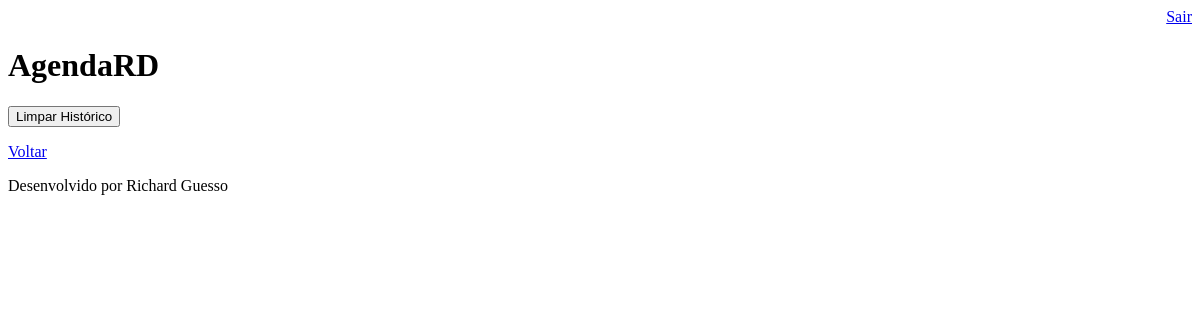
Page /agenda/historico/ (signed in) on the earlier database version.
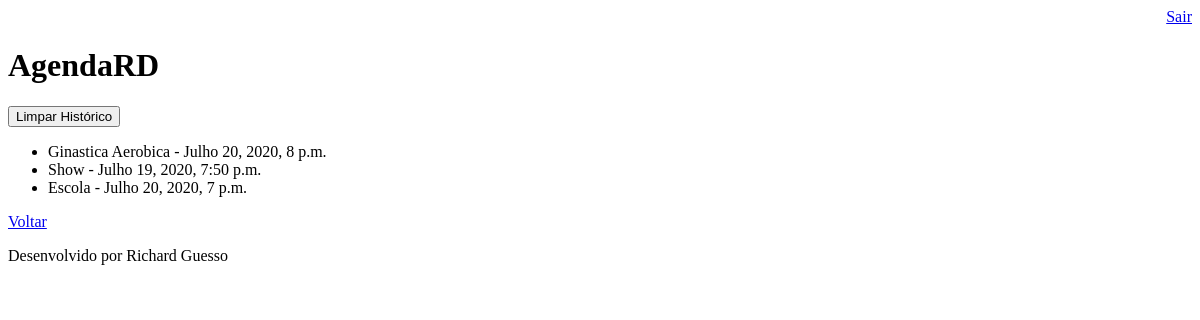
Same page on the later database version.
### core/models.py (models this page shows, shortened)
class Evento(models.Model):
    titulo = models.CharField(max_length=100)
    descricao = models.TextField(blank=True, null=True)
    data_evento = models.DateTimeField(verbose_name='Data do Evento')
    data_criacao = models.DateTimeField(auto_now=True)
    usuario = models.ForeignKey(User, on_delete=models.CASCADE)
    local = models.CharField(max_length=150, blank=True, null=True)
    class Meta:
        db_table = 'evento'

### core/views.py (the view)
# urls.py: path('agenda/historico/', views.historico),
@login_required(login_url='/login/')
def historico(request):
    usuario = request.user
    data_atual = datetime.now() - timedelta(hours=1)
    evento = Evento.objects.filter(usuario=usuario,
                                   data_evento__lt=data_atual)
    dados = {'eventos': evento}
    return render(request ,'historico.html', dados)

### templates/historico.html
{% extends "model-page.html" %}
{% block content %}
<a href="limpar/">
    <button type="button">Limpar Histórico</button>
</a>
<ul>
    {% for evento in eventos %}
        <li> {{ evento.titulo }} - {{ evento.data_evento }} </li>
    {% endfor %}
</ul>
<a href="/">Voltar</a>
{% endblock %}

Differences in the rows shown:
now on this page (row edited): Evento: titulo "Ginastica Aerobica", data_evento "Julho 20, 2020, 8 p.m."
added Evento: titulo "Show", data_evento "Julho 19, 2020, 7:50 p.m."
added Evento: titulo "Escola", data_evento "Julho 20, 2020, 7 p.m."
